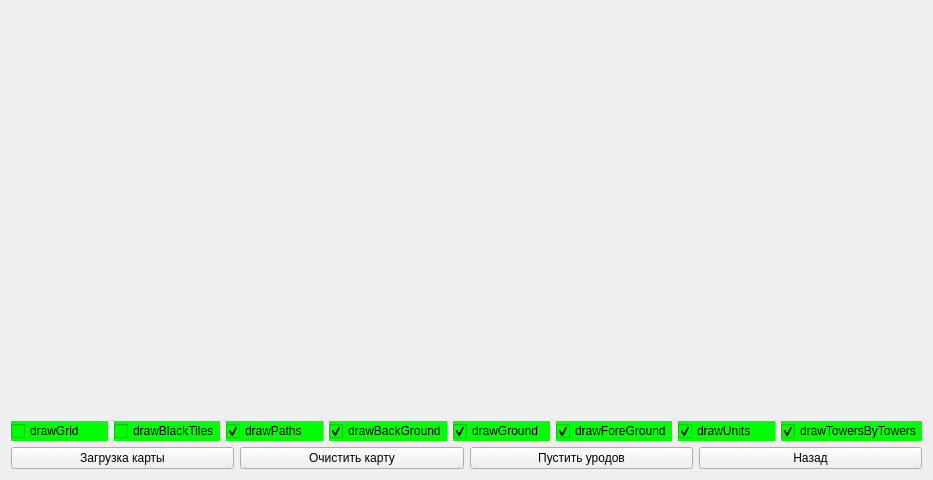
<?xml version="1.0" encoding="UTF-8"?>
<ui version="4.0">
 <class>GameWidget</class>
 <widget class="QWidget" name="GameWidget">
  <property name="geometry">
   <rect>
    <x>0</x>
    <y>0</y>
    <width>933</width>
    <height>480</height>
   </rect>
  </property>
  <property name="windowTitle">
   <string>GameWidget</string>
  </property>
  <layout class="QVBoxLayout" name="verticalLayout">
   <item>
    <spacer name="verticalSpacer">
     <property name="orientation">
      <enum>Qt::Vertical</enum>
     </property>
     <property name="sizeHint" stdset="0">
      <size>
       <width>20</width>
       <height>40</height>
      </size>
     </property>
    </spacer>
   </item>
   <item>
    <layout class="QHBoxLayout" name="horizontalLayout_2">
     <item>
      <widget class="QCheckBox" name="drawGrid_checkBox">
       <property name="enabled">
        <bool>true</bool>
       </property>
       <property name="focusPolicy">
        <enum>Qt::NoFocus</enum>
       </property>
       <property name="styleSheet">
        <string notr="true">background-color: rgb(0, 255, 0);</string>
       </property>
       <property name="text">
        <string>drawGrid</string>
       </property>
       <property name="checkable">
        <bool>true</bool>
       </property>
       <property name="checked">
        <bool>false</bool>
       </property>
      </widget>
     </item>
     <item>
      <widget class="QCheckBox" name="drawBlackTiles_checkBox">
       <property name="focusPolicy">
        <enum>Qt::NoFocus</enum>
       </property>
       <property name="styleSheet">
        <string notr="true">background-color: rgb(0, 255, 0);</string>
       </property>
       <property name="text">
        <string>drawBlackTiles</string>
       </property>
       <property name="checked">
        <bool>false</bool>
       </property>
      </widget>
     </item>
     <item>
      <widget class="QCheckBox" name="drawPaths_checkBox">
       <property name="focusPolicy">
        <enum>Qt::NoFocus</enum>
       </property>
       <property name="styleSheet">
        <string notr="true">background-color: rgb(0, 255, 0);</string>
       </property>
       <property name="text">
        <string>drawPaths</string>
       </property>
       <property name="checked">
        <bool>true</bool>
       </property>
      </widget>
     </item>
     <item>
      <widget class="QCheckBox" name="drawBackGround_checkBox">
       <property name="focusPolicy">
        <enum>Qt::NoFocus</enum>
       </property>
       <property name="styleSheet">
        <string notr="true">background-color: rgb(0, 255, 0);</string>
       </property>
       <property name="text">
        <string>drawBackGround</string>
       </property>
       <property name="checked">
        <bool>true</bool>
       </property>
      </widget>
     </item>
     <item>
      <widget class="QCheckBox" name="drawGround_checkBox">
       <property name="focusPolicy">
        <enum>Qt::NoFocus</enum>
       </property>
       <property name="styleSheet">
        <string notr="true">background-color: rgb(0, 255, 0);</string>
       </property>
       <property name="text">
        <string>drawGround</string>
       </property>
       <property name="checked">
        <bool>true</bool>
       </property>
      </widget>
     </item>
     <item>
      <widget class="QCheckBox" name="drawForeGround_checkBox">
       <property name="focusPolicy">
        <enum>Qt::NoFocus</enum>
       </property>
       <property name="styleSheet">
        <string notr="true">background-color: rgb(0, 255, 0);</string>
       </property>
       <property name="text">
        <string>drawForeGround</string>
       </property>
       <property name="checked">
        <bool>true</bool>
       </property>
      </widget>
     </item>
     <item>
      <widget class="QCheckBox" name="drawUnits_checkBox">
       <property name="focusPolicy">
        <enum>Qt::NoFocus</enum>
       </property>
       <property name="styleSheet">
        <string notr="true">background-color: rgb(0, 255, 0);</string>
       </property>
       <property name="text">
        <string>drawUnits</string>
       </property>
       <property name="checked">
        <bool>true</bool>
       </property>
      </widget>
     </item>
     <item>
      <widget class="QCheckBox" name="drawTowersByTowers_checkBox">
       <property name="focusPolicy">
        <enum>Qt::NoFocus</enum>
       </property>
       <property name="styleSheet">
        <string notr="true">background-color: rgb(0, 255, 0);</string>
       </property>
       <property name="text">
        <string>drawTowersByTowers</string>
       </property>
       <property name="checked">
        <bool>true</bool>
       </property>
      </widget>
     </item>
    </layout>
   </item>
   <item>
    <layout class="QHBoxLayout" name="horizontalLayout">
     <item>
      <widget class="QPushButton" name="loadMaps">
       <property name="enabled">
        <bool>true</bool>
       </property>
       <property name="acceptDrops">
        <bool>false</bool>
       </property>
       <property name="autoFillBackground">
        <bool>false</bool>
       </property>
       <property name="text">
        <string>Загрузка карты</string>
       </property>
       <property name="flat">
        <bool>false</bool>
       </property>
      </widget>
     </item>
     <item>
      <widget class="QPushButton" name="clearMap">
       <property name="enabled">
        <bool>true</bool>
       </property>
       <property name="text">
        <string>Очистить карту</string>
       </property>
      </widget>
     </item>
     <item>
      <widget class="QPushButton" name="goUnits">
       <property name="text">
        <string>Пустить уродов</string>
       </property>
      </widget>
     </item>
     <item>
      <widget class="QPushButton" name="closeWidget">
       <property name="text">
        <string>Назад</string>
       </property>
      </widget>
     </item>
    </layout>
   </item>
  </layout>
 </widget>
 <layoutdefault spacing="6" margin="11"/>
 <resources/>
 <connections/>
</ui>
